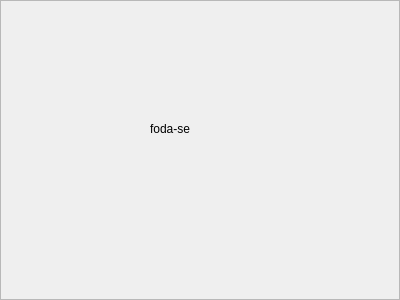
<?xml version="1.0" encoding="UTF-8"?>
<ui version="4.0">
 <class>TelaCadastroVenda</class>
 <widget class="QFrame" name="TelaCadastroVenda">
  <property name="geometry">
   <rect>
    <x>0</x>
    <y>0</y>
    <width>400</width>
    <height>300</height>
   </rect>
  </property>
  <property name="windowTitle">
   <string>Frame</string>
  </property>
  <property name="frameShape">
   <enum>QFrame::StyledPanel</enum>
  </property>
  <property name="frameShadow">
   <enum>QFrame::Raised</enum>
  </property>
  <widget class="QLabel" name="label">
   <property name="geometry">
    <rect>
     <x>150</x>
     <y>120</y>
     <width>67</width>
     <height>17</height>
    </rect>
   </property>
   <property name="text">
    <string>foda-se</string>
   </property>
  </widget>
 </widget>
 <resources/>
 <connections/>
</ui>
